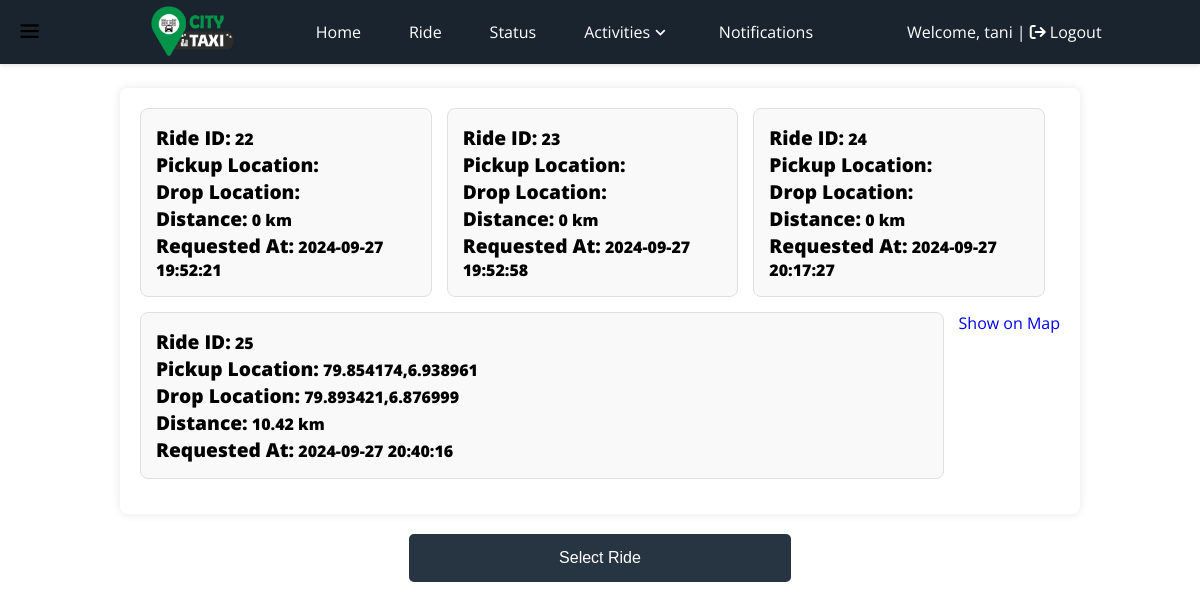
/Drivers/backend/ride/requestedRides.php (signed in), run on the app's committed database.
### tables this page shows
CREATE TABLE `ride` (
  `rideID` int(11) NOT NULL,
  `pickupLocation` varchar(255) NOT NULL,
  `dropLocation` varchar(255) NOT NULL,
  `distance` float NOT NULL,
  `fare` float NOT NULL,
  `passengerID` varchar(255) NOT NULL,
  `driverID` int(11) NOT NULL,
  `requestAt` timestamp NOT NULL DEFAULT current_timestamp() ON UPDATE current_timestamp(),
  `rideStatus` varchar(150) NOT NULL,
  `passengerType` varchar(255) NOT NULL,
  `passengerMobile` int(11) NOT NULL
);

### Drivers/backend/ride/requestedRides.php (the view, shortened to what this page needs)
<!DOCTYPE html>
<html lang="en">
<head>
    <link rel="stylesheet" href="../Sass/NavBarDriver.min.css" />
    <link rel="stylesheet" href="Sass/requestedRides.min.css">
    <link
      href="https://cdn.jsdelivr.net/npm/boxicons@2.0.5/css/boxicons.min.css"
      rel="stylesheet"
    />
    <link
      rel="stylesheet"
      href="https://cdnjs.cloudflare.com/ajax/libs/font-awesome/6.5.1/css/all.min.css"
    />
</head>
<body>
    <header class="header">
      <i class="bx bx-menu header__toggle" id="header-toggle"></i>
      <nav class="nav" id="nav-menu">
        <div class="nav__content bd-grid">
          <a href="" class="nav__perfil">
            <div class="nav__img">
              <img src="assets/img/perfil.jpg" alt="" />
            </div>
            <div>
            <img src="../../../City-Taxi.png" alt="" style="width: 85px; height: 60px" />
            </div>
          </a>
          <div class="nav__menu">
            <ul class="nav__list">
              <li class="nav__item">
                <a href="../HomeDriver.php" class="nav__link">Home</a>
              </li>
              <li class="nav__item">
                <a href="#" class="nav__link">Ride</a>
              </li>
              <li class="nav__item">
                <a href="../statusDriver.php" class="nav__link">Status</a>
              </li>
              <li class="nav__item dropdown">
                <a href="#" class="nav__link dropdown__link"
                  >Activities <i class="bx bx-chevron-down dropdown__icon"></i
                ></a>
              </li>
              <li class="nav__item">
                <a href="NotificationDriver.php" class="nav__link">Notifications</a>
              </li>
              <li class="nav__item" style="margin-left:70px">
                <a href="ProfileDriver.php" class="nav__link">
                  <?php
                    if (isset($_SESSION['loggedin']) && $_SESSION['loggedin'] == true) {
                        echo "Welcome, " . htmlspecialchars($_SESSION['firstName']);
                    } else {
                        echo '<a href="login.php" style="color: white;">Login</a>';
                    }
                  ?>
                </a>
              </li>
              <li class="nav__item" style="margin-left:-20px">
                <a href="../driversLogin.html" class="nav__link"> | <i class="fa fa-sign-out" aria-hidden="true"></i> Logout</a>
              </li>
            </ul>
          </div>
        </div>
      </nav>
    </header>
    <br><br><br><br>
</body>
</html>
<?php
include '../dbConnection.php';
if (isset($_SESSION['loggedin']) && $_SESSION['loggedin'] == true) {
    $driverID = htmlspecialchars($_SESSION['driverID']);
} else {
    echo 'Please login to the system.';
    exit;
}
$sql = "SELECT * FROM ride WHERE driverID = '$driverID'";
$result = $conn->query($sql);
if ($result->num_rows > 0) {
    echo '<form method="GET" action="showProcess.php">  ';
    echo '<div class="ride-request-list">';
    while ($row = $result->fetch_assoc()) {
      $rideID =  htmlspecialchars($row["rideID"]);
        echo '<div class="ride-request-item" onclick="selectRide(this)">';
        echo '<span style="font-weight: 900;">Ride ID:</span> ' . htmlspecialchars($row["rideID"]) . '<br>';
        echo '<span style="font-weight: 900;">Pickup Location:</span> ' . htmlspecialchars($row["pickupLocation"]) . '<br>';
        echo '<span style="font-weight: 900;">Drop Location:</span> ' . htmlspecialchars($row["dropLocation"]) . '<br>';
        echo '<span style="font-weight: 900;">Distance:</span> ' . htmlspecialchars($row["distance"]) . ' km<br>';
        echo '<span style="font-weight: 900;">Requested At:</span> ' . htmlspecialchars($row["requestAt"]) . '<br>';
        echo '</div>';
    }
    echo '<a href="mapShowLocationCus.php?rideID=' . $rideID . '">Show on Map</a>';
    echo '</div>';
    echo '<button type="submit">Select Ride</button>';
    echo '</form>';
} else {
    echo "No rides found for this driver.";
}
?>

### data on the page
ride: rideID "22", distance "0", requestAt "2024-09-27 19:52:21"
ride: rideID "23", distance "0", requestAt "2024-09-27 19:52:58"
ride: rideID "24", distance "0", requestAt "2024-09-27 20:17:27"
ride: rideID "25", pickupLocation "79.854174,6.938961", dropLocation "79.893421,6.876999", distance "10.42", requestAt "2024-09-27 20:40:16"

### other printed values
$_SESSION['firstName'] "tani"
